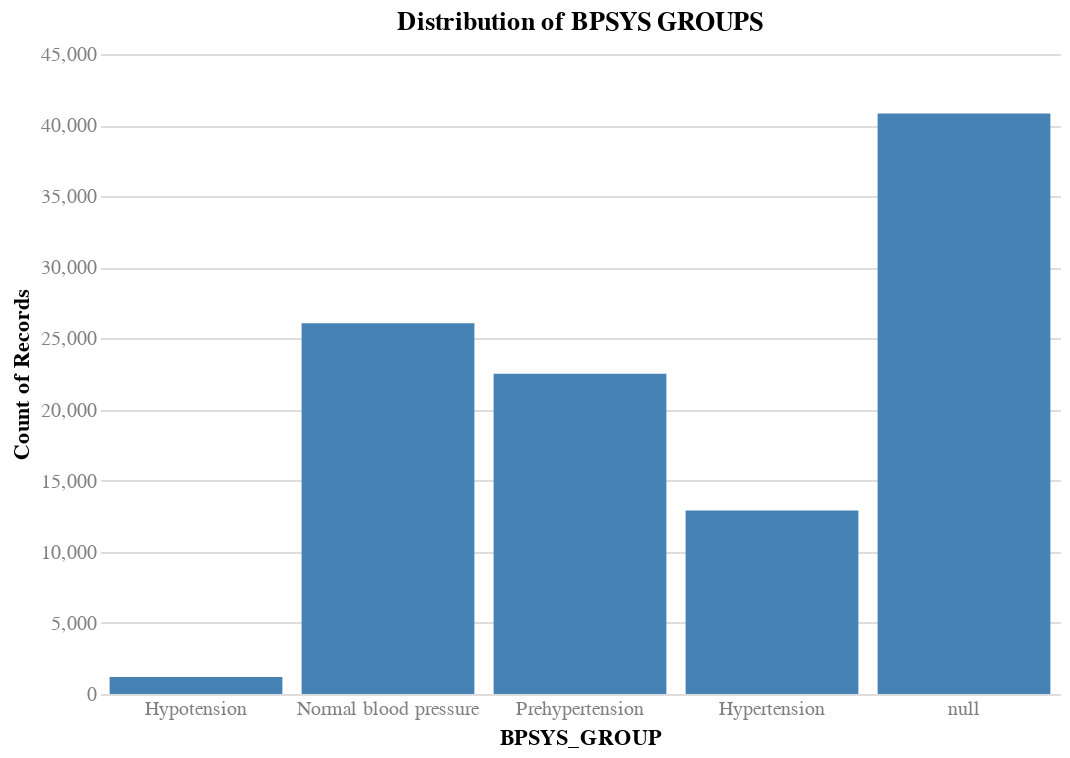

Notebook code for this chart:
### Code cell
# Bin the BPSYS as systolic blood pressure status
# <90 = Hypotension
# 90-120 = Normal blood pressure
# 120-140 = Prehypertension
# >=140 = Hypertension

bpsys_groups = ['Hypotension', 'Normal blood pressure', 'Prehypertension', 'Hypertension']

def bin_bpsys(bpsys):
    if pd.isna(bpsys): return pd.NA
    elif bpsys < 90: return 'Hypotension'
    elif bpsys < 120: return 'Normal blood pressure'
    elif bpsys < 140: return 'Prehypertension'
    else: return 'Hypertension'

X_train['BPSYS_GROUP'] = X_train['BPSYS'].apply(bin_bpsys)

# Check the distribution of BPSYS groups
chart(
    df=X_train,
    x=alt.X('BPSYS_GROUP:O', sort=bpsys_groups),
    y='count()',
    title='Distribution of BPSYS GROUPS',
).mark_bar()

### Figure 1 — Vega specification as saved in the notebook (floating-point values rounded to 4 significant figures)
{"$schema": "https://vega.github.io/schema/vega/v5.json", "data": [{"name": "source_0"}, {"name": "data_0", "values": [{"BPSYS_GROUP": "Hypertension", "__count": 12899}, {"BPSYS_GROUP": "Normal blood pressure", "__count": 26064}, {"BPSYS_GROUP": null, "__count": 40808}, {"BPSYS_GROUP": "Prehypertension", "__count": 22513}, {"BPSYS_GROUP": "Hypotension", "__count": 1202}]}, {"name": "source_0_x_domain_BPSYS_GROUP", "values": [{"BPSYS_GROUP": "Hypertension", "sort_field": 3.0}, {"BPSYS_GROUP": "Normal blood pressure", "sort_field": 1.0}, {"BPSYS_GROUP": null, "sort_field": 4.0}, {"BPSYS_GROUP": "Prehypertension", "sort_field": 2.0}, {"BPSYS_GROUP": "Hypotension", "sort_field": 0.0}]}, {"name": "data_0_y_domain___count", "values": [{"min": 1202, "max": 40808}]}], "marks": [{"type": "rect", "name": "marks", "from": {"data": "data_0"}, "encode": {"update": {"x": {"field": "BPSYS_GROUP", "scale": "x"}, "y": {"field": "__count", "scale": "y"}, "fill": {"value": "steelblue"}, "y2": {"value": 0, "scale": "y"}, "width": {"signal": "max(0.25, bandwidth('x'))"}, "description": {"signal": "\"BPSYS_GROUP: \" + (isValid(datum[\"BPSYS_GROUP\"]) ? datum[\"BPSYS_GROUP\"] : \"\"+datum[\"BPSYS_GROUP\"]) + \"; Count of Records: \" + (format(datum[\"__count\"], \"\"))"}, "ariaRoleDescription": {"value": "bar"}}}, "style": ["bar"]}], "scales": [{"name": "x", "type": "band", "domain": {"data": "source_0_x_domain_BPSYS_GROUP", "field": "BPSYS_GROUP", "sort": {"op": "max", "field": "sort_field"}}, "range": [0, {"signal": "width"}], "paddingOuter": 0.05, "paddingInner": 0.1}, {"name": "y", "type": "linear", "domain": [{"signal": "(data(\"data_0_y_domain___count\")[0] || {}).min"}, {"signal": "(data(\"data_0_y_domain___count\")[0] || {}).max"}], "range": [{"signal": "height"}, 0], "nice": true, "zero": true}], "axes": [{"scale": "y", "tickCount": {"signal": "ceil(height/40)"}, "domain": false, "labels": false, "ticks": false, "gridScale": "x", "zindex": 0, "minExtent": 0, "maxExtent": 0, "grid": true, "orient": "left", "aria": false}, {"scale": "x", "orient": "bottom", "grid": false, "labelBaseline": "top", "zindex": 0, "title": "BPSYS_GROUP"}, {"scale": "y", "orient": "left", "grid": false, "title": "Count of Records", "labelOverlap": true, "labelAlign": "right", "zindex": 0, "tickCount": {"signal": "ceil(height/40)"}}], "title": {"text": "Distribution of BPSYS GROUPS", "frame": "group"}, "width": 480, "background": "white", "config": {"axis": {"domain": false, "labelAngle": 0, "labelColor": "gray", "labelFontSize": 10, "ticks": false}, "style": {"guide-label": {"font": "Helvetica Neue"}, "guide-title": {"font": "Helvetica Neue"}, "group-title": {"font": "Helvetica Neue"}, "group-subtitle": {"font": "Helvetica Neue"}, "cell": {"stroke": null}, "text": {"font": "Helvetica Neue"}}}, "padding": 5, "height": 320, "style": "cell"}
